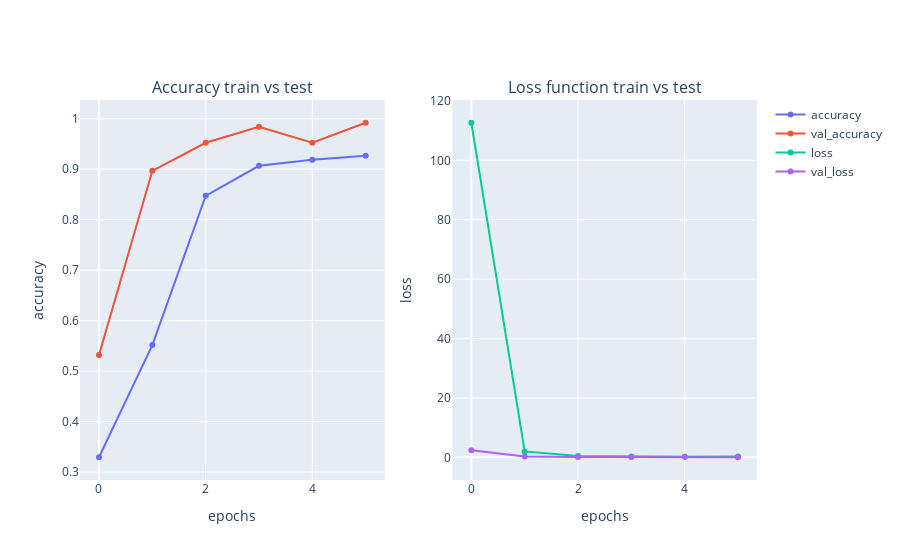

The cell this chart's notebook holds for it:
### Code cell
plot_accuracy(history)

### Figure 1 — Plotly figure (JSON) as saved in the notebook; plotly's stock layout.template omitted (floating-point values rounded to 4 significant figures)
{"data": [{"mode": "lines+markers", "name": "accuracy", "type": "scatter", "x": [0, 1, 2, 3, 4, 5], "xaxis": "x", "y": [0.3294, 0.5516, 0.8472, 0.9067, 0.9187, 0.9266], "yaxis": "y"}, {"mode": "lines+markers", "name": "val_accuracy", "type": "scatter", "x": [0, 1, 2, 3, 4, 5], "xaxis": "x", "y": [0.5317, 0.8968, 0.9524, 0.9841, 0.9524, 0.9921], "yaxis": "y"}, {"mode": "lines+markers", "name": "loss", "type": "scatter", "x": [0, 1, 2, 3, 4, 5], "xaxis": "x2", "y": [112.6, 1.995, 0.4372, 0.2713, 0.2341, 0.2668], "yaxis": "y2"}, {"mode": "lines+markers", "name": "val_loss", "type": "scatter", "x": [0, 1, 2, 3, 4, 5], "xaxis": "x2", "y": [2.357, 0.2733, 0.1088, 0.08415, 0.2021, 0.03477], "yaxis": "y2"}], "layout": {"annotations": [{"font": {"size": 16}, "showarrow": false, "text": "Accuracy train vs test", "x": 0.225, "xanchor": "center", "xref": "paper", "y": 1, "yanchor": "bottom", "yref": "paper"}, {"font": {"size": 16}, "showarrow": false, "text": "Loss function train vs test", "x": 0.775, "xanchor": "center", "xref": "paper", "y": 1, "yanchor": "bottom", "yref": "paper"}], "xaxis": {"anchor": "y", "domain": [0, 0.45], "title": {"text": "epochs"}}, "xaxis2": {"anchor": "y2", "domain": [0.55, 1], "title": {"text": "epochs"}}, "yaxis": {"anchor": "x", "domain": [0, 1], "title": {"text": "accuracy"}}, "yaxis2": {"anchor": "x2", "domain": [0, 1], "title": {"text": "loss"}}}}
